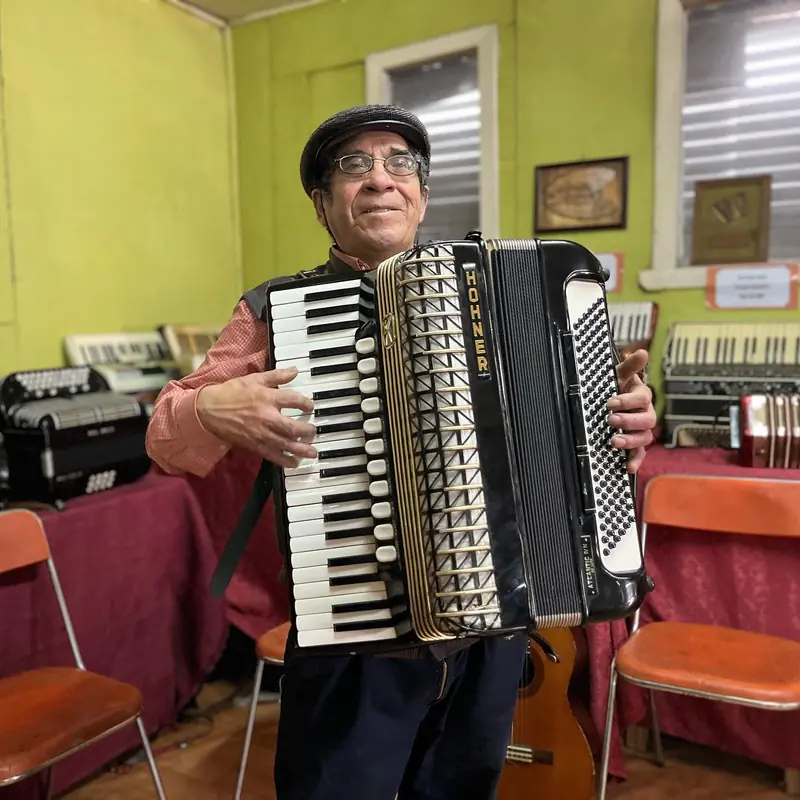
#> input picture assets/img/acordeon-800.webp, 800 x 800 px
$ python -i focus.py   (imports and definitions only)
#> lines starting #> are read from the running program, lines starting #| are printed output that depends on the picture
#> further down, picture is the input picture: shape (800, 800, 3); mean B, G, R 74.7, 103, 123.6
"""Encuadre automático: busca rostros (OpenCV) y, si no hay, la zona más llamativa (saliencia).
Guarda en assets/img/meta.json el punto focal 'pos' de cada imagen para object-position."""
import json, pathlib, cv2, numpy as np
# [1 line not run here, left out]
ROOT = pathlib.Path(__file__).resolve().parent.parent
# [1 line that did not run here, left out]
YUNET = str(ROOT / 'tools/models/yunet.onnx')
def saliency(im):
    g = cv2.cvtColor(cv2.resize(im, (64, 64)), cv2.COLOR_BGR2GRAY).astype(float)
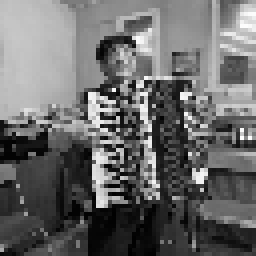
#> g: shape (64, 64) float64 (shown 4 times larger); min 0, max 254, mean 105.7
    f = np.fft.fft2(g); la = np.log(np.abs(f) + 1e-9); ph = np.angle(f)
#> after `la = np.log(np.abs(f) + 1e-09)`:
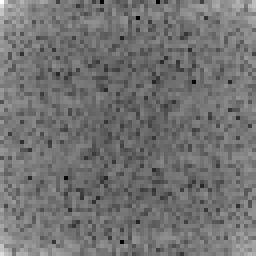
#> la: shape (64, 64) float64 (shown 4 times larger); min 2.89, max 12.98, mean 7.42; drawn with min black and max white
#> after `ph = np.angle(f)`:
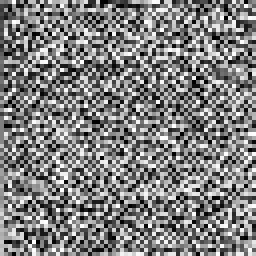
#> ph: shape (64, 64) float64 (shown 4 times larger); min -3.14, max 3.14, mean 0; drawn with min black and max white
    sr = la - cv2.blur(la, (3, 3))
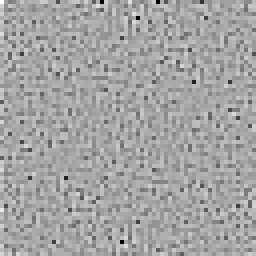
#> sr: shape (64, 64) float64 (shown 4 times larger); min -4.26, max 2.36, mean 0.00326; drawn with min black and max white
    s = np.abs(np.fft.ifft2(np.exp(sr + 1j * ph))) ** 2
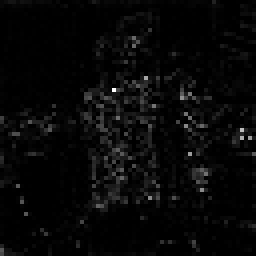
#> s: shape (64, 64) float64 (shown 4 times larger); min 3.18e-09, max 0.0133, mean 0.000419; drawn with min black and max white
    s = cv2.GaussianBlur(s, (0, 0), 3)
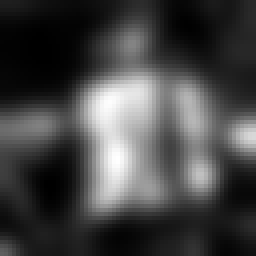
#> s: shape (64, 64) float64 (shown 4 times larger); min 4.4e-05, max 0.00142, mean 0.000414; drawn with min black and max white
    return cv2.resize(s / s.max(), (im.shape[1], im.shape[0]))
# [23 lines not run here, left out]

>>> import cv2
>>> picture = cv2.imread('../assets/img/acordeon-800.webp')
>>> result = saliency(picture)

$ run again, on assets/img/almas-grupo-800.webp
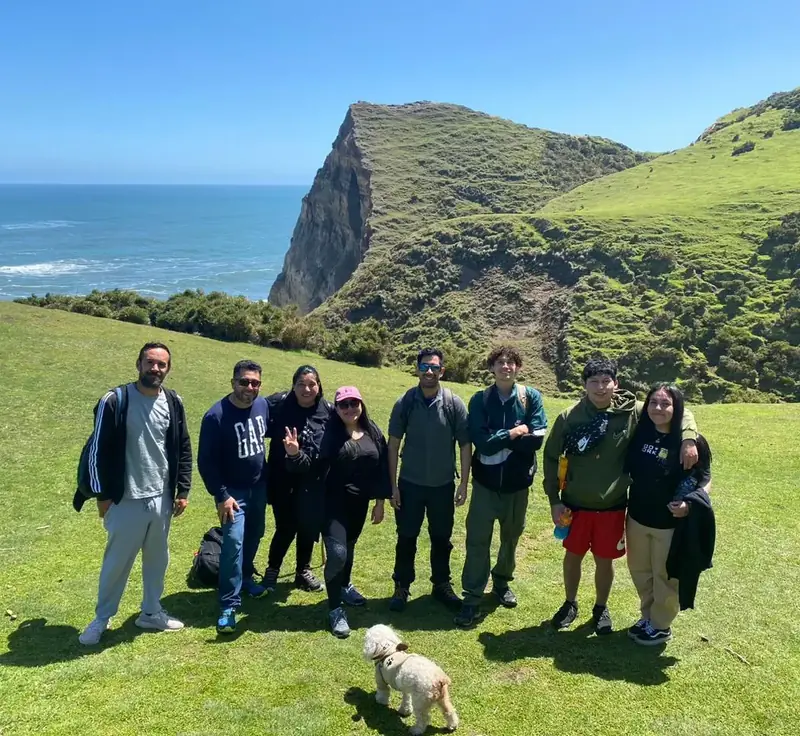
#> input picture assets/img/almas-grupo-800.webp, 800 x 736 px
#> picture is the input picture: shape (736, 800, 3); mean B, G, R 119.9, 136.1, 111.3
#> in saliency, `s = cv2.GaussianBlur(s, (0, 0), 3)`:
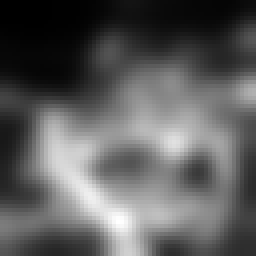
#> s: shape (64, 64) float64 (shown 4 times larger); min 1.82e-05, max 0.00113, mean 0.000425; drawn with min black and max white
#> in saliency, `return cv2.resize(s / s.max(), (im.shape[1], im.shape[0]))`:
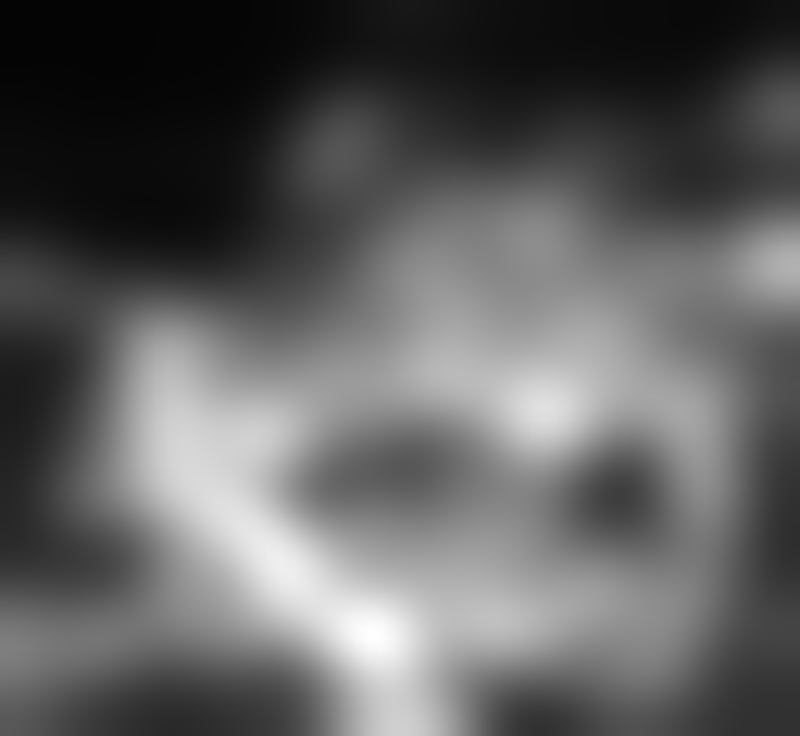
#> returned value: shape (736, 800) float64; min 0.0161, max 1, mean 0.375

$ run again, on assets/img/almas-pareja-800.webp
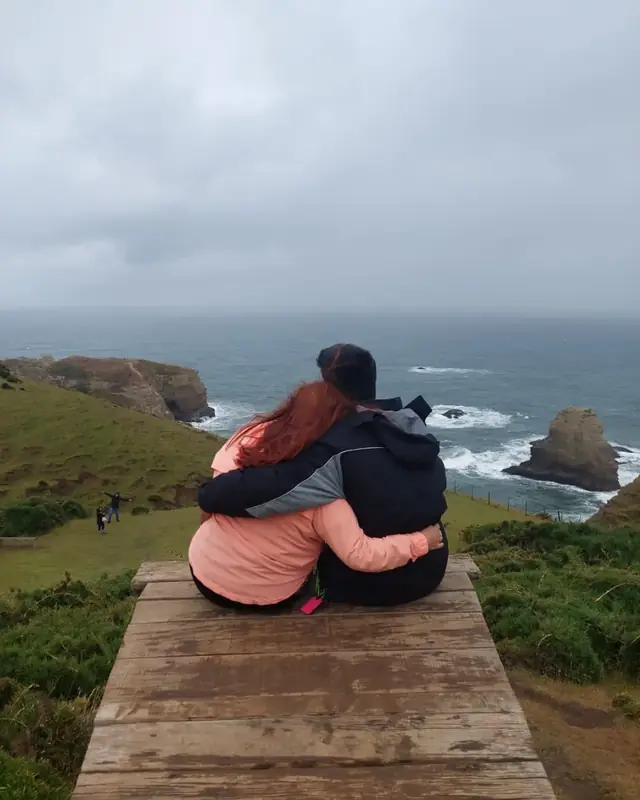
#> input picture assets/img/almas-pareja-800.webp, 640 x 800 px
#> picture is the input picture: shape (800, 640, 3); mean B, G, R 130.5, 132.3, 132.7
#> in saliency, `s = cv2.GaussianBlur(s, (0, 0), 3)`:
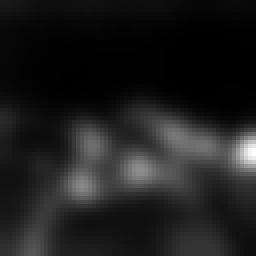
#> s: shape (64, 64) float64 (shown 4 times larger); min 3.5e-05, max 0.00325, mean 0.000415; drawn with min black and max white
#> in saliency, `return cv2.resize(s / s.max(), (im.shape[1], im.shape[0]))`:
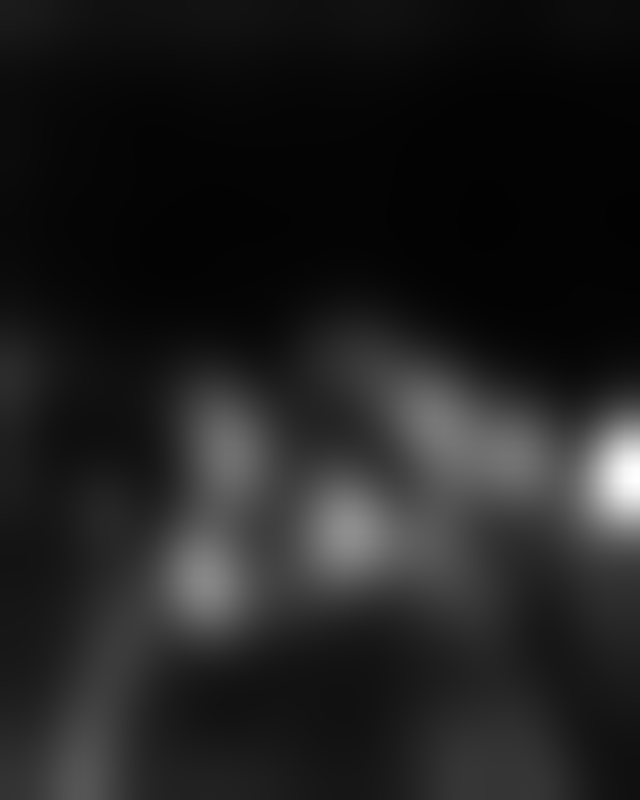
#> returned value: shape (800, 640) float64; min 0.0108, max 0.999, mean 0.128

$ run again, on assets/img/ancud-atardecer-800.webp
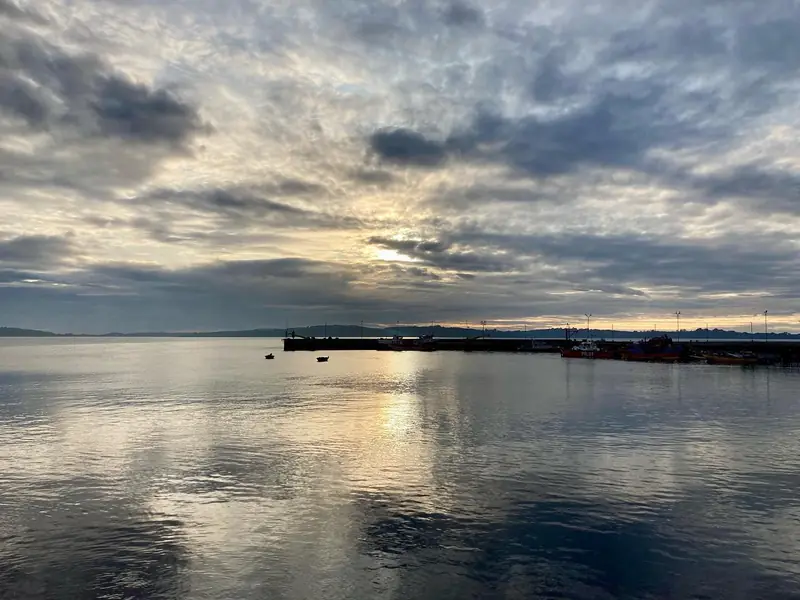
#> input picture assets/img/ancud-atardecer-800.webp, 800 x 600 px
#> picture is the input picture: shape (600, 800, 3); mean B, G, R 129.9, 132.5, 131.2
#> in saliency, `s = cv2.GaussianBlur(s, (0, 0), 3)`:
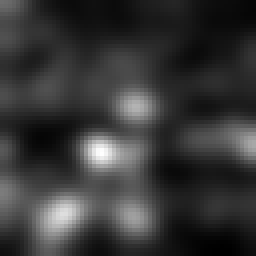
#> s: shape (64, 64) float64 (shown 4 times larger); min 8.67e-05, max 0.00167, mean 0.000431; drawn with min black and max white
#> in saliency, `return cv2.resize(s / s.max(), (im.shape[1], im.shape[0]))`:
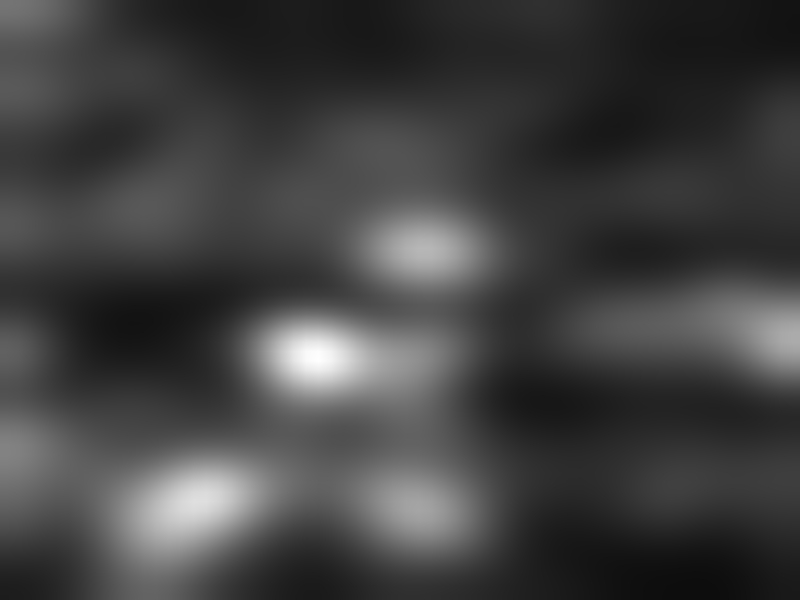
#> returned value: shape (600, 800) float64; min 0.0518, max 0.999, mean 0.258
